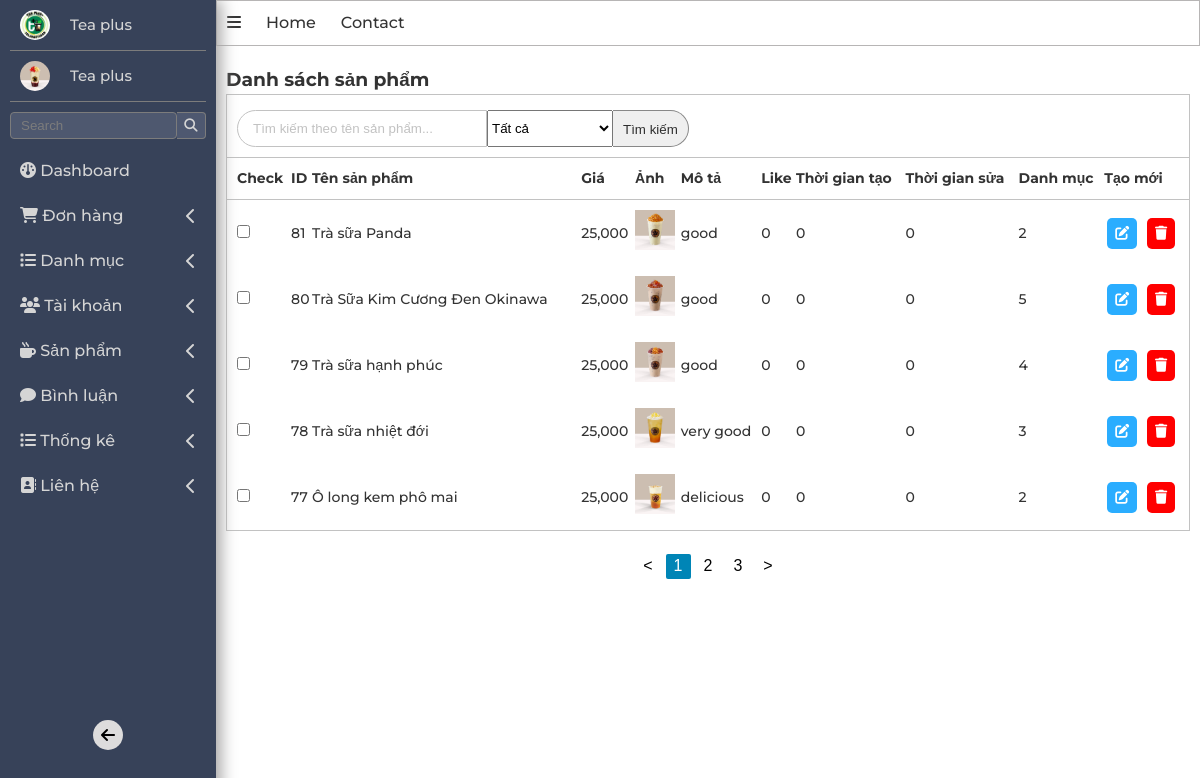
/admin/index.php?act=listsp, run on the app's committed database.
### tables this page shows
CREATE TABLE `sanpham` (
  `id` int(11) NOT NULL,
  `image` varchar(255) NOT NULL,
  `name` varchar(255) NOT NULL,
  `price` int(11) NOT NULL,
  `img` varchar(255) NOT NULL,
  `mota` varchar(255) NOT NULL,
  `luotxem` int(11) NOT NULL,
  `iddm` int(11) NOT NULL
);

### model/pdo.php (called while the page is built, shortened)
<?php
function pdo_get_connection(){
    $dburl = "mysql:host=localhost;dbname=teaplussss;charset=utf8";
    $username = 'root';
    $password = '';
    $conn = new PDO($dburl, $username, $password);
    $conn->setAttribute(PDO::ATTR_ERRMODE, PDO::ERRMODE_EXCEPTION);
    return $conn;
}
function pdo_query($sql){
    $sql_args = array_slice(func_get_args(), 1);
    try{
        $conn = pdo_get_connection();
        $stmt = $conn->prepare($sql);
        $stmt->execute($sql_args);
        $rows = $stmt->fetchAll();
        return $rows;
    }
    catch(PDOException $e){
        throw $e;
    }
    finally{
        unset($conn);
    }
}

### model/sanpham.php (called while the page is built, shortened)
<?php
    function loadall_sanpham($kyw="",$iddm=0){
        $sql="SELECT * FROM sanpham where 1";
        $sql.=" order by id desc";
        $listsanpham=pdo_query($sql);
        return  $listsanpham;
    }
    function count_product(){
        $sql="SELECT * FROM sanpham ";
        $countSanpham=pdo_query($sql);
        return  sizeof($countSanpham);
    }
?>

### admin/sanpham/list.php (the view, shortened to what this page needs)
<main class="w-100 d-f f-d">
    <h3>Danh sách sản phẩm</h3>
    <div class="search_list-product-admin w-100">
    <form action="index.php?act=listsp" class="d-f form-search" method="post">
              <input
                type="text"
                placeholder="Tìm kiếm theo tên sản phẩm..."
                class="input-search"
                name="kyw"
              />
              <select name="iddm">
                  <option value="0" selected>Tất cả</option>
              </select>
              <input
                type="submit"
                class="submit-search-form"
                name="listok"
                value="Tìm kiếm"
              />
            </form>
        <table class="w-100 table">
              <thead>
                  <th>Check</th>
                  <th>ID</th>
                  <th>Tên sản phẩm</th>
                  <th>Giá</th>
                  <th>Ảnh</th>
                  <th>Mô tả</th>
                  <th>Like</th>
                  <th>Thời gian tạo</th>
                  <th>Thời gian sửa</th>
                  <th>Danh mục</th>
                  <th>Tạo mới</th>
              </thead>
              <tbody class="tbody">
              <?php foreach ($listsanpham as $sanpham) {
                        extract($sanpham);
                        $suasp="index.php?act=suasp&id=".$id;
                        $xoasp="index.php?act=xoasp&id=".$id;
                        $hinhpath="../upload/".$img;
                        if(is_file($hinhpath)){
                            $hinh=" <img src='".$hinhpath."' width='40'>";
                        }else{
                            $hinh="no photo";
                        }
                        echo '<tr class="trItem">
                                <td><input type="checkbox"></td>
                                <td class="td_sp">' . $id . '</td>
                                <td class="td_sp">' . $name . '</td>
                                <td class="td_sp">' . number_format($price) . '</td>
                                <td class="td_sp">' . $hinh . '</td>
                                <td class="td_sp">' . $mota . '</td>
                                <td class="td_sp">' . $luotxem . '</td>
                                <td class="td_sp">' . $luotxem . '</td>
                                <td class="td_sp">' . $luotxem . '</td>
                                <td class="td_sp">' . $iddm . '</td>
                                <td class="td_sp">
                                  <a class="url-edit" href="'. $suasp.'">
                                    <i class="fa-solid fa-pen-to-square"></i>
                                  </a>
                                  <a class="url-delete" href="'. $xoasp.'">
                                    <i class="fa-solid fa-trash"></i>
                                  </a>
                                </td>
                            </tr>';
                    }
                    ?>
              </tbody>
      </table>
      </main>
      <nav class="pagination-container">
  <button class="pagination-button" id="prev-button" title="Previous page" aria-label="Previous page">
    &lt;
  </button>
  <div id="pagination-numbers">
  </div>
  <button class="pagination-button" id="next-button" title="Next page" aria-label="Next page">
    &gt;
  </button>
</nav>

### css/global.css (style rules this page uses)
* { padding: 0; margin: 0; box-sizing: border-box; }
:root { --primary-color: rgb(28, 205, 28); --white: rgb(255, 255, 255); --black: black; --font-family: "Montserrat", sans-serif; --text-color: #333; --bg-header-contact: rgb(237, 237, 237); --font-weight: 500; --font-size: 1.6em; --padding-website : 5%; --admin-sideBar-border : #7c7c7c; --border-cart :rgb(193, 193, 193); }
html { font-size: 62.5%; }
body { font-size: var(--font-size); font-family: var(--font-family); line-height: 1.5; font-weight: var(--font-weight); text-rendering: optimizeSpeed; color: var(--text-color); }
a[href] { text-decoration: none; color: var(--text-color); }
.d-f { display: flex; }
.f-d { flex-direction: column; }
.w-100 { width: 100%; }

### css/admin/admin.css (style rules this page uses)
:root { --color-text--sidebar :rgb(213, 213, 213); --border-color-form-table: #c2c2c2; }
main { padding: 20px 10px ; }
.search_list-product-admin { border: 1px solid var(--border-color-form-table); }
.form-search { padding: 10px; margin-top: 5px; }
.form-search input::placeholder { color: var(--border-color-form-table); }
.input-search { padding: 10px 15px; background-color: var(--white); caret-color: var(--black); width: 250px; border: 1px solid var(--border-color-form-table); border-top-left-radius: 20px; border-bottom-left-radius: 20px; outline: none; }
.submit-search-form { border-top-right-radius: 20px; border-bottom-right-radius: 20px; padding: 0px 10px; border: 1px solid #888; border-left: none; color: rgb(46, 46, 46); padding-top: 2px; }
.table { border-top: 1px solid var(--border-color-form-table); font-size: 1.4rem; padding: 10px 5px; box-sizing: border-box; border-collapse:collapse ; }
.table>thead>tr>th { padding: 10px 0px; }
.table>thead>tr>th:first-child { padding-left: 10px; }
.table>tbody>tr>td { padding: 10px 0px; }
.table>tbody>tr>td:first-child { padding-left: 10px; }
.table>thead>tr>th { text-align: left; }
.url-edit,.url-delete { padding: 5px 8px; display: inline-block; text-align: center; border-radius: 5px; margin: 0px 3px; }
.url-edit i,.url-delete i { color: var(--white); }
.url-edit { background-color: rgb(42, 173, 255); }
.url-delete { background-color: red; }

### css/admin/pagin.css (style rules this page uses)
.pagination-container { display: flex; align-items: center; justify-content: center; margin-bottom: 20px; }
.pagination-number, .pagination-button { font-size: 1.6rem; background-color: transparent; border: none; margin: 0.25rem 0.25rem; cursor: pointer; height: 2.5rem; width: 2.5rem; border-radius: .2rem; }

### data on the page
sanpham: id "81", name "Trà sữa Panda", price "25,000", img (picture), mota "good", luotxem "0", iddm "2"
sanpham: id "80", name "Trà Sữa Kim Cương Đen Okinawa", price "25,000", img (picture), mota "good", luotxem "0", iddm "5"
sanpham: id "79", name "Trà sữa hạnh phúc", price "25,000", img (picture), mota "good", luotxem "0", iddm "4"
sanpham: id "78", name "Trà sữa nhiệt đới", price "25,000", img (picture), mota "very good", luotxem "0", iddm "3"
sanpham: id "77", name "Ô long kem phô mai", price "25,000", img (picture), mota "delicious", luotxem "0", iddm "2"
